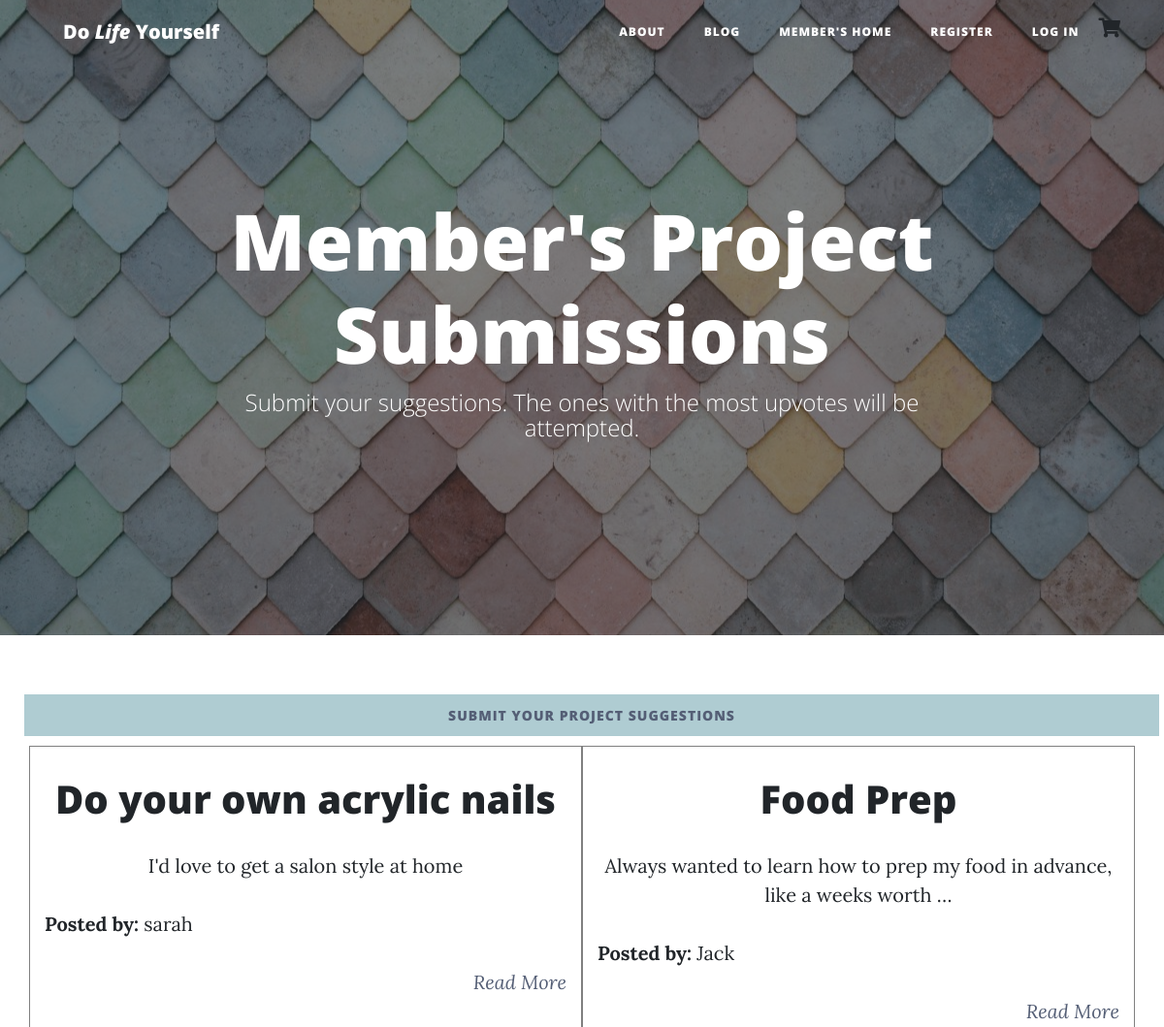
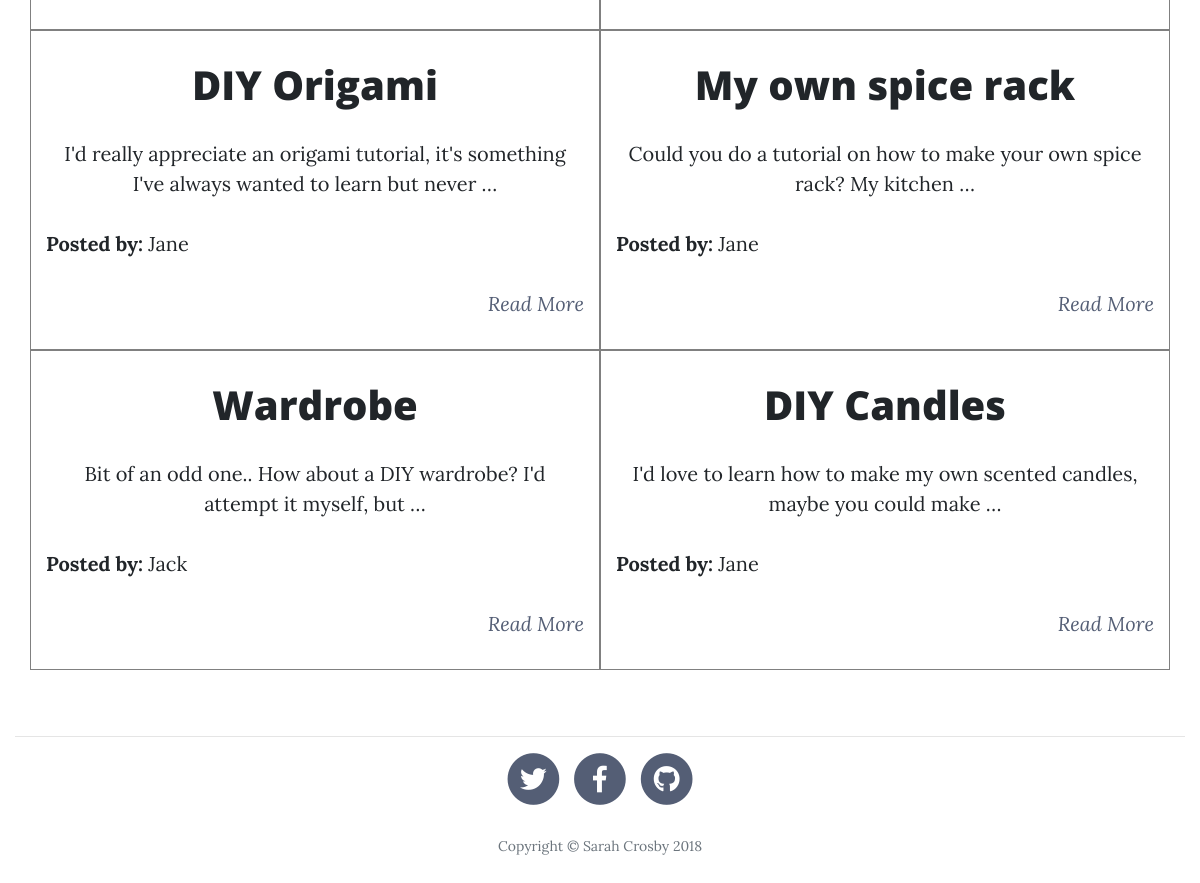
/posts/, run on the app's committed database (2 pictures, top to bottom).
### posts/models.py (models this page shows, shortened)
class Post(models.Model):
    title = models.CharField(max_length=30, default='')
    content = models.CharField(max_length=500, default='')
    created_date = models.DateTimeField(auto_now_add=True)
    published_date = models.DateTimeField(blank=True, null=True,
                                          default=timezone.now)
    views = models.IntegerField(default=0)
    tag = models.CharField(max_length=30, blank=True, null=True)
    user = models.ForeignKey(User, default="")
    status_choice = (
        ('PR', 'In Progress'),
        ('PL', 'In Planning'),
        ('C', 'Completed'),
        ('W', 'Waiting to be Funded'),
        ('R', 'Recently Submitted'),
    )
    status = models.CharField(max_length=2, choices=status_choice, default='R')
    votes = models.IntegerField(default = 0)
    image = models.ImageField(upload_to="img", blank=True, null=True, default='')

### posts/views.py (the view)
def get_posts(request):
    posts = Post.objects.filter(published_date__lte=timezone.now()
                                ).order_by('-published_date')
    return render(request, "boardposts.html", {'posts': posts})

### cart/contexts.py (called while the page is built)
def cart_contents(request):
    cart = request.session.get('cart', {})
    cart_items = []
    total = 0
    product_count = 0
    for id, quantity in cart.items():
        product = get_object_or_404(Product, pk=id)
        total += quantity * product.tribute
        product_count += quantity
        cart_items.append({'id': id, 'quantity': quantity, 'product': product})
    return {'cart_items': cart_items, 'total': total, 'product_count': product_count }

### posts/templates/boardposts.html (shortened to what this page needs)
{% extends 'base.html' %}
{% block content %}
  <body>
    <header class="masthead" style="background-image: url('/media/img/host/background.jpg')">
      <div class="overlay"></div>
      <div class="container">
        <div class="row">
          <div class="col-lg-8 col-md-10 mx-auto">
            <div class="site-heading">
              <h1>Member's Project Submissions</h1>
              <span class="subheading">Submit your suggestions. The ones with the most upvotes will be attempted.</span>
            </div>
          </div>
        </div>
      </div>
    </header>
    <div class="container-fluid">
      <div class="row">
        <div class="col-12">
        </div>
      </div>
      <div class="custom-create-post">
        <a href="{% url 'new_post' %}" class="btn btn-custom-post">Submit your project suggestions</a>
      </div>
  <div class="container">
    <div class="row">
      {% for post in posts %}
      <div class="col-md-6 custom-post-preview">
         <p><h1 class="text-center">
            {{ post.title }}
          </p></h1>
          <p class="text-center">
            <span>{{ post.content | truncatewords:15 }} </span>
          </p>
          <p>
            <strong>Posted by:</strong> {{ post.user }}
          </p>
          <p  class="text-right">
            <a href="{% url 'post_detail' post.id %}"><i>Read More</i></a>
          </p>
      </div>
      {% endfor %}
    </div>
  </div>
</body>
{% endblock %}

### static/css/custom.css (style rules this page uses)
.btn-custom-post { background-color: #afccd2; border-color: #afccd2; color: #545e75; position: static; width: 100%; padding: 10px; margin: 10px; -o-transition:.5s; -ms-transition:.5s; -moz-transition:.5s; -webkit-transition:.5s; transition:.5s; }
.text-center { text-align: center; }
.text-right { text-align: right; }
p a { text-decoration: none; color: #545E75; }
.custom-post-preview { border: 1px solid grey; }

### data on the page
Post: title "Do your own acrylic nails", content "I'd love to get a salon style at home", user "sarah"
Post: title "Food Prep", content "Always wanted to learn how to prep my food in advance, like a weeks worth …", user "Jack"
Post: title "DIY Origami", content "I'd really appreciate an origami tutorial, it's something I've always wanted to learn but never …", user "Jane"
Post: title "My own spice rack", content "Could you do a tutorial on how to make your own spice rack? My kitchen …", user "Jane"
Post: title "Wardrobe", content "Bit of an odd one.. How about a DIY wardrobe? I'd attempt it myself, but …", user "Jack"
Post: title "DIY Candles", content "I'd love to learn how to make my own scented candles, maybe you could make …", user "Jane"
